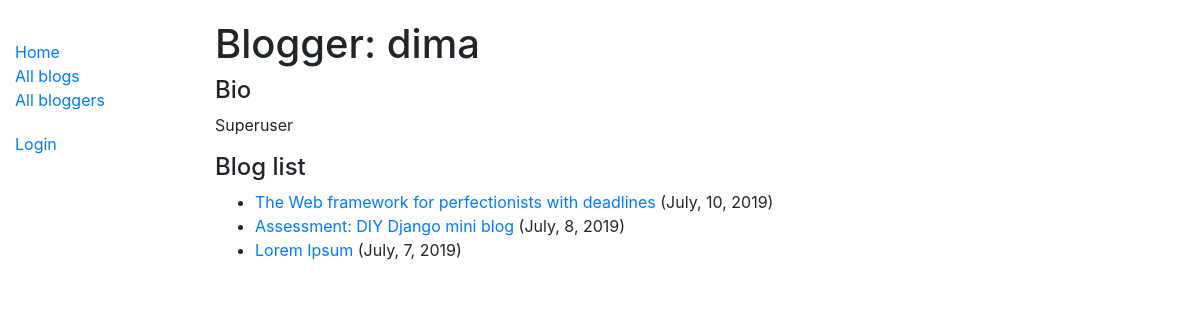
/blog/blogger/1/, run on the app's committed database.
### blog/models.py (models this page shows, shortened)
class Author(models.Model):
	user = models.ForeignKey(User, on_delete=models.SET_NULL, null=True)
	bio = models.TextField(max_length=500)
	class Meta:
		ordering = ['user']

class Post(models.Model):
	title = models.CharField(max_length=100)
	body = models.TextField()
	created_at = models.DateTimeField(auto_now_add=True)
	author = models.ForeignKey(Author, on_delete=models.SET_NULL, null=True)
	def format_created_at(self):
		return self.created_at.strftime('%B, %-d, %Y')
	def get_absolute_url(self):
		return reverse('post-detail', args=[str(self.id)])
	class Meta:
		ordering = ['-created_at']

### blog/views.py (the view)
# urls.py: path('blogger/<int:pk>/', views.AuthorDetailView.as_view(), name='author-detail'),
class AuthorDetailView(generic.DetailView):
	model = Author

### blog/templates/blog/author_detail.html (shortened to what this page needs)
{% extends "base_generic.html" %}
{% block content %}
	<h1>Blogger: {{ author.user.username }}</h1>
	<h4>Bio</h4>
	<p>{{ author.bio }}</p>
	<h4>Blog list</h4>
	{% if author.post_set.all %}
		<ul>
			{% for post in author.post_set.all %}
				<li>
					<a href="{{ post.get_absolute_url }}">{{ post.title }}</a> ({{ post.format_created_at }})
				</li>
			{% endfor %}
		</ul>
	{% else %}
		<p>There are no posts by this author.</p>
	{% endif %}
{% endblock %}

### blog/static/css/styles.css (style rules this page uses)
body { margin-top: 20px; }

### data on the page
Author: user.username "dima", bio "Superuser"
Post: title "The Web framework for perfectionists with deadlines", format_created_at "July, 10, 2019"
Post: title "Assessment: DIY Django mini blog", format_created_at "July, 8, 2019"
Post: title "Lorem Ipsum", format_created_at "July, 7, 2019"
